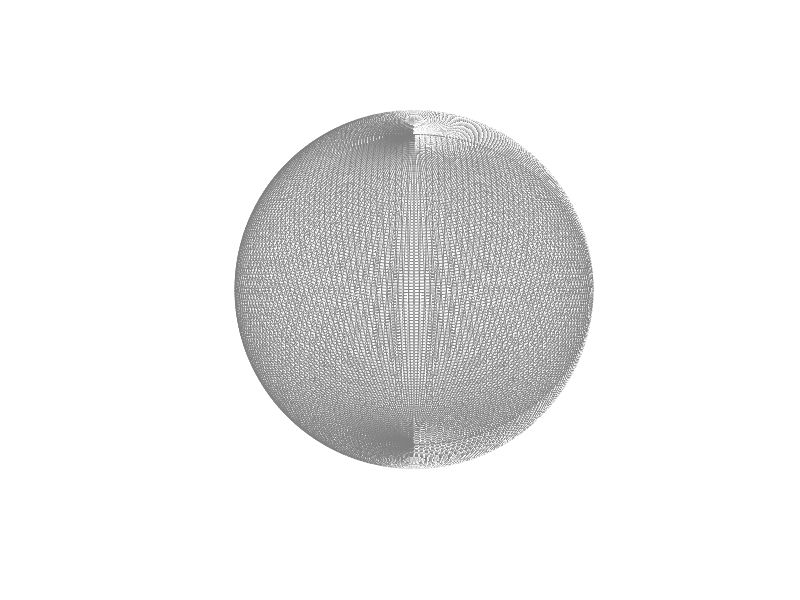

MATLAB code for this plot: (Note: this script raises an error after producing the figure.)
function y = Earth3DPlot(~)
%% Textured 3D Earth example
%
% Ryan Gray
% 8 Sep 2004
% Revised 9 March 2006, 31 Jan 2006, 16 Oct 2013

%% Options

space_color = 'k';
npanels = 180;   % Number of globe panels around the equator deg/panel = 360/npanels
alpha   = 1; % globe transparency level, 1 = opaque, through 0 = invisible
%GMST0 = []; % Don't set up rotatable globe (ECEF)
GMST0 = 4.89496121282306; % Set up a rotatable globe at J2000.0

% Earth texture image
% Anything imread() will handle, but needs to be a 2:1 unprojected globe
% image.

image_file = 'http://upload.wikimedia.org/wikipedia/commons/thumb/c/cd/Land_ocean_ice_2048.jpg/1024px-Land_ocean_ice_2048.jpg';

% Mean spherical earth

erad    = 6371; % equatorial radius (kilometers)
prad    = 6371; % polar radius (kilometers)
erot    = 7.2921158553e-5; % earth rotation rate (radians/sec)

%% Create figure

figure('Color', space_color);

hold on;

% Turn off the normal axes

set(gca, 'NextPlot','add', 'Visible','off');

axis equal;
axis auto;

% Set initial view

view(0,30);

axis vis3d;

%% Create wireframe globe

% Create a 3D meshgrid of the sphere points using the ellipsoid function

[x, y, z] = ellipsoid(0, 0, 0, erad, erad, prad, npanels);

globe = surf(x, y, -z, 'FaceColor', 'none', 'EdgeColor', 0.5*[1 1 1]);

if ~isempty(GMST0)
    hgx = hgtransform;
    set(hgx,'Matrix', makehgtform('zrotate',GMST0));
    set(globe,'Parent',hgx);
end

%% Texturemap the globe

% Load Earth image for texture map

cdata = imread(image_file);

% Set image as color data (cdata) property, and set face color to indicate
% a texturemap, which Matlab expects to be in cdata. Turn off the mesh edges.

set(globe, 'FaceColor', 'texturemap', 'CData', cdata, 'FaceAlpha', alpha, 'EdgeColor', 'none');

end

